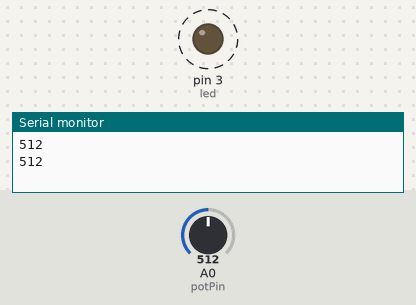
The sketch below on a simulated Arduino Uno, built with avr-gcc and run on an emulated ATmega328P. On the bench: output pins drawn as LEDs (lit = HIGH), the last lines printed to the serial monitor. Dashed ring = blinking. The inputs (shaded band) are chosen by the test bench; at power-on: A0 (potPin) = 512.

Above: at 1.8 s.
1.9 s: A0 (potPin) set to 306
At 2.2 s:
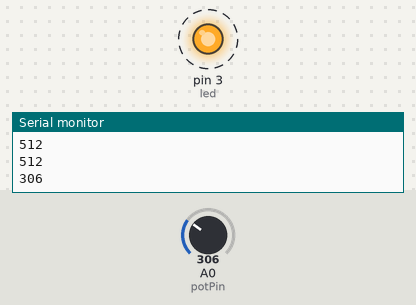
5.4 s: A0 (potPin) set to 122
At 5.56 s:
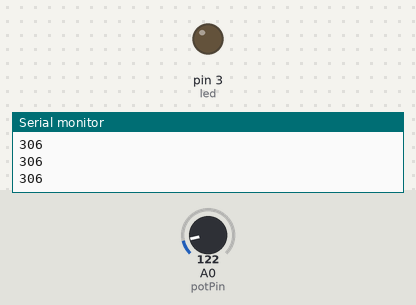
Timing chart, 0 to 14.9 s (numbered marks = the images above; inputs shaded):
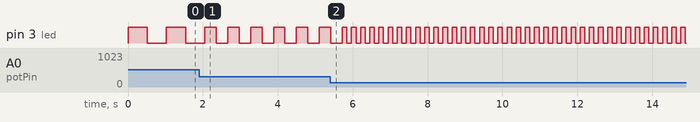

Measured:
- after the input at 1.9 s, pin 3 (led): alternates HIGH for 0.31 s and LOW for 0.31 s, starting after 0.46 s
- by itself, pin 3 (led): alternates HIGH for 0.51 s and LOW for 0.51 s

The sketch:

turnon_turnoff_velocity.ino
```cpp
int led = 3;
int potPin = A0;
int potValue = 0;

void setup() {
  pinMode(led, OUTPUT);

  Serial.begin(9600); // inicializa el la comunicación serial de arduino
}

void loop() {
  potValue = analogRead(potPin);

  Serial.println(potValue);

  digitalWrite(led, HIGH);
  delay(potValue);
  digitalWrite(led, LOW);
  delay(potValue);
}
```
